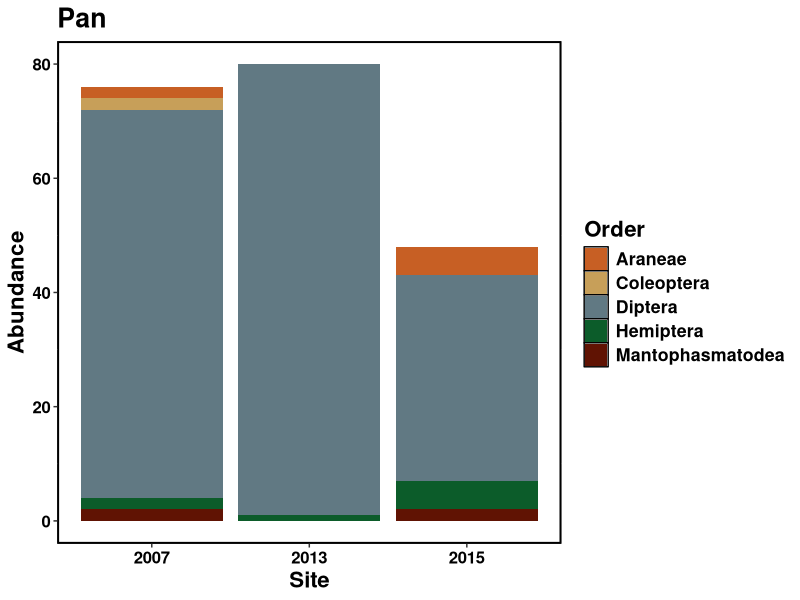
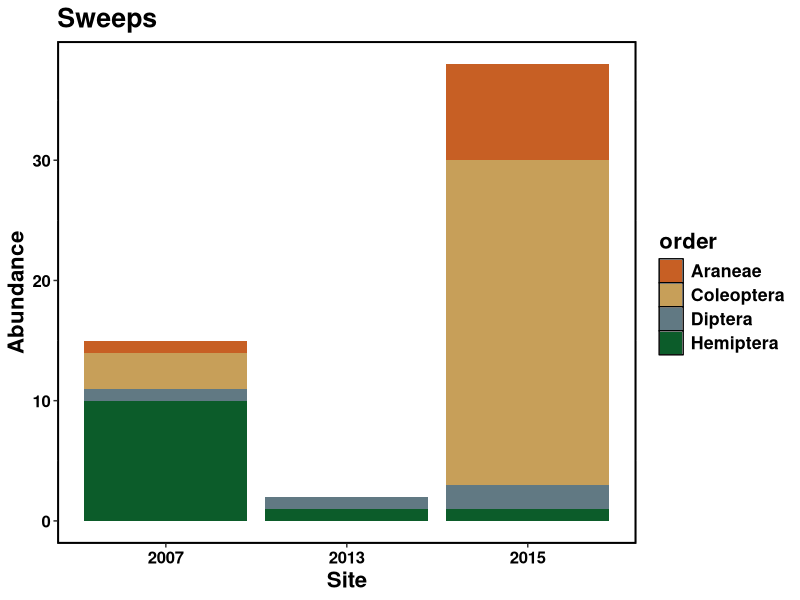
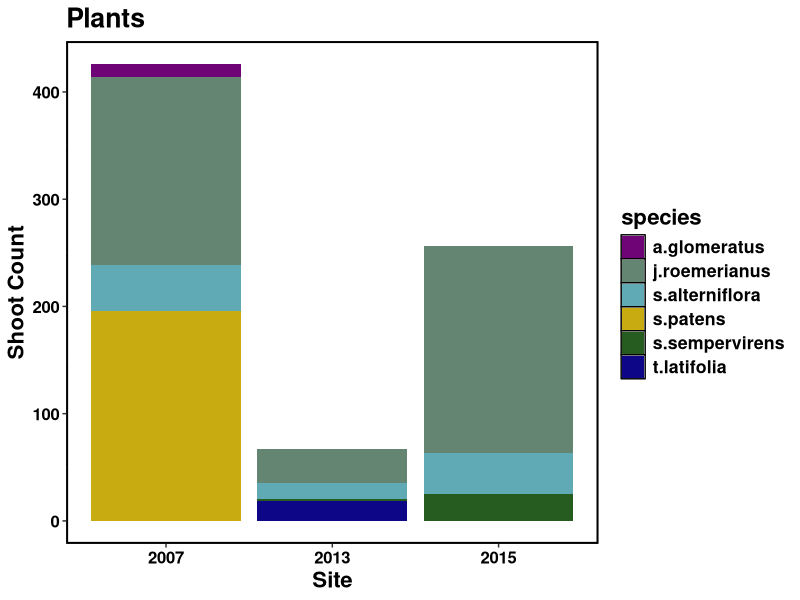

Reproduce these figures in R, in order.
## ---- chunk 1
knitr::opts_chunk$set(echo = TRUE)
library(dplyr)
library(ggplot2)
## ---- chunk 2
jeffpans <- read.csv("top10pan.csv")
jeffsweeps <- read.csv("top10sweep.csv")
jeffplants <- read.csv("top10plant.csv") 
ellieplants <- read.csv("top6plant_EK.csv")

## ---- chunk 3
top5 = c("Diptera", "Hemiptera", "Mantophasmatodea", "Araneae", "Coleoptera")

jeffpans.final <- jeffpans %>% filter(jeffpans$species %in% top5) %>% group_by(Site, species) %>% summarise(sum(cpue))
## ---- chunk 4
jeffpans.final$abundance<-jeffpans.final$`sum(cpue)`
jeffpans.final$Order <- jeffpans.final$species
jeffpans.final$Site<-as.factor(jeffpans.final$Site)
## ---- chunk 5
ggplot(jeffpans.final, aes(fill=Order, y=abundance, x=Site)) + 
    geom_bar(position="stack", stat="identity") +
    ggtitle("Pans") +
    xlab("Site")+
    ylab("Abundance")+
    labs(title = "Pan")+
    scale_fill_manual(values=c("#C75F24", "#C79F59", "#617983", "#0c5c2a", "#601303")) +
    theme(panel.grid.major = element_blank(), panel.grid.major.x = element_blank(), axis.text.x = element_text(face="bold", size=12, family= "sans", colour = "black"), axis.text.y = element_text(face="bold", size=12, family= "sans", colour = "black"), text = element_text(face = "bold", size=16, family= "sans", colour = "black"), panel.grid.minor.x = element_blank(), panel.border = element_rect(fill=NA, colour = "black", size=1.25), panel.background = element_rect(fill='white', colour='black'))
## ---- chunk 6
jeffsweeps.final <- jeffsweeps %>% filter(jeffsweeps$species %in% top5) %>% group_by(Site, species) %>% summarise(sum(cpue))
## ---- chunk 7
jeffsweeps.final$abundance<-jeffsweeps.final$`sum(cpue)`
jeffsweeps.final$order <- jeffsweeps.final$species
jeffsweeps.final$Site<-as.factor(jeffsweeps.final$Site)
## ---- chunk 8
ggplot(jeffsweeps.final, aes(fill=order, y=abundance, x=Site)) + 
    geom_bar(position="stack", stat="identity") +
    ggtitle("Sweeps") +
    xlab("Site")+
    ylab("Abundance")+
    scale_fill_manual(values=c("#C75F24", "#C79F59", "#617983", "#0c5c2a", "#601303")) +
    theme(panel.grid.major = element_blank(), panel.grid.major.x = element_blank(), axis.text.x = element_text(face="bold", size=12, family= "sans", colour = "black"), axis.text.y = element_text(face="bold", size=12, family= "sans", colour = "black"), text = element_text(face = "bold", size=16, family= "sans", colour = "black"), panel.grid.minor.x = element_blank(), panel.border = element_rect(fill=NA, colour = "black", size=1.25), panel.background = element_rect(fill='white', colour='black'))
## ---- chunk 9
jeffplants.final <- jeffplants %>% group_by(site, species) %>% summarise(sum(cpue))

ellieplants.final <- ellieplants %>% group_by(site, species, cpue) %>% summarise()
## ---- chunk 10
jeffplants.final$abundance<-jeffplants.final$`sum(cpue)`
#jeffplants.final$order <- jeffplants.final$species
jeffplants.final$site<-as.factor(jeffplants.final$site)

ellieplants.final$abundance<-ellieplants.final$cpue
#jeffplants.final$order <- jeffplants.final$species
ellieplants.final$site<-as.factor(ellieplants.final$site)
## ---- chunk 11
ggplot(ellieplants.final, aes(fill=species, y=abundance, x=site)) + 
    geom_bar(position="stack", stat="identity") +
    ggtitle("Plants") +
    xlab("Site")+
    ylab("Shoot Count")+
    #scale_fill_manual(values=wes_palette(n=5, name="Darjeeling2")) +
    scale_fill_manual(values=c("#6e0475", "#638572", "#60aab5", "#c7ab10", "#265c20", "#0d0787")) +
    theme(panel.grid.major = element_blank(), panel.grid.major.x = element_blank(), axis.text.x = element_text(face="bold", size=12, family= "sans", colour = "black"), axis.text.y = element_text(face="bold", size=12, family= "sans", colour = "black"), text = element_text(face = "bold", size=16, family= "sans", colour = "black"), panel.grid.minor.x = element_blank(), panel.border = element_rect(fill=NA, colour = "black", size=1.25), panel.background = element_rect(fill='white', colour='black'))
